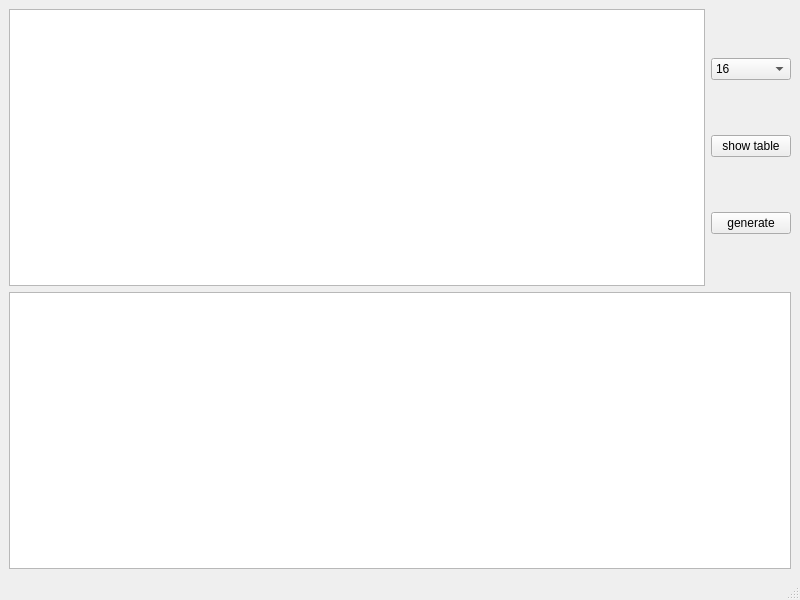
<?xml version="1.0" encoding="UTF-8"?>
<ui version="4.0">
 <class>MainWindow</class>
 <widget class="QMainWindow" name="MainWindow">
  <property name="geometry">
   <rect>
    <x>0</x>
    <y>0</y>
    <width>800</width>
    <height>600</height>
   </rect>
  </property>
  <property name="windowTitle">
   <string>MainWindow</string>
  </property>
  <widget class="QWidget" name="centralwidget">
   <layout class="QGridLayout" name="gridLayout">
    <item row="0" column="0">
     <layout class="QHBoxLayout" name="horizontalLayout">
      <item>
       <widget class="QTextBrowser" name="textBrowser"/>
      </item>
      <item>
       <layout class="QVBoxLayout" name="verticalLayout">
        <item>
         <widget class="QComboBox" name="comboBox">
          <item>
           <property name="text">
            <string>16</string>
           </property>
          </item>
          <item>
           <property name="text">
            <string>64</string>
           </property>
          </item>
          <item>
           <property name="text">
            <string>128</string>
           </property>
          </item>
          <item>
           <property name="text">
            <string>2048</string>
           </property>
          </item>
         </widget>
        </item>
        <item>
         <widget class="QPushButton" name="pushButton">
          <property name="text">
           <string>show table</string>
          </property>
         </widget>
        </item>
        <item>
         <widget class="QPushButton" name="pushButton_2">
          <property name="text">
           <string>generate</string>
          </property>
         </widget>
        </item>
       </layout>
      </item>
     </layout>
    </item>
    <item row="1" column="0">
     <widget class="QGraphicsView" name="graphicsView"/>
    </item>
   </layout>
  </widget>
  <widget class="QMenuBar" name="menubar">
   <property name="geometry">
    <rect>
     <x>0</x>
     <y>0</y>
     <width>800</width>
     <height>22</height>
    </rect>
   </property>
  </widget>
  <widget class="QStatusBar" name="statusbar"/>
 </widget>
 <resources/>
 <connections/>
</ui>
